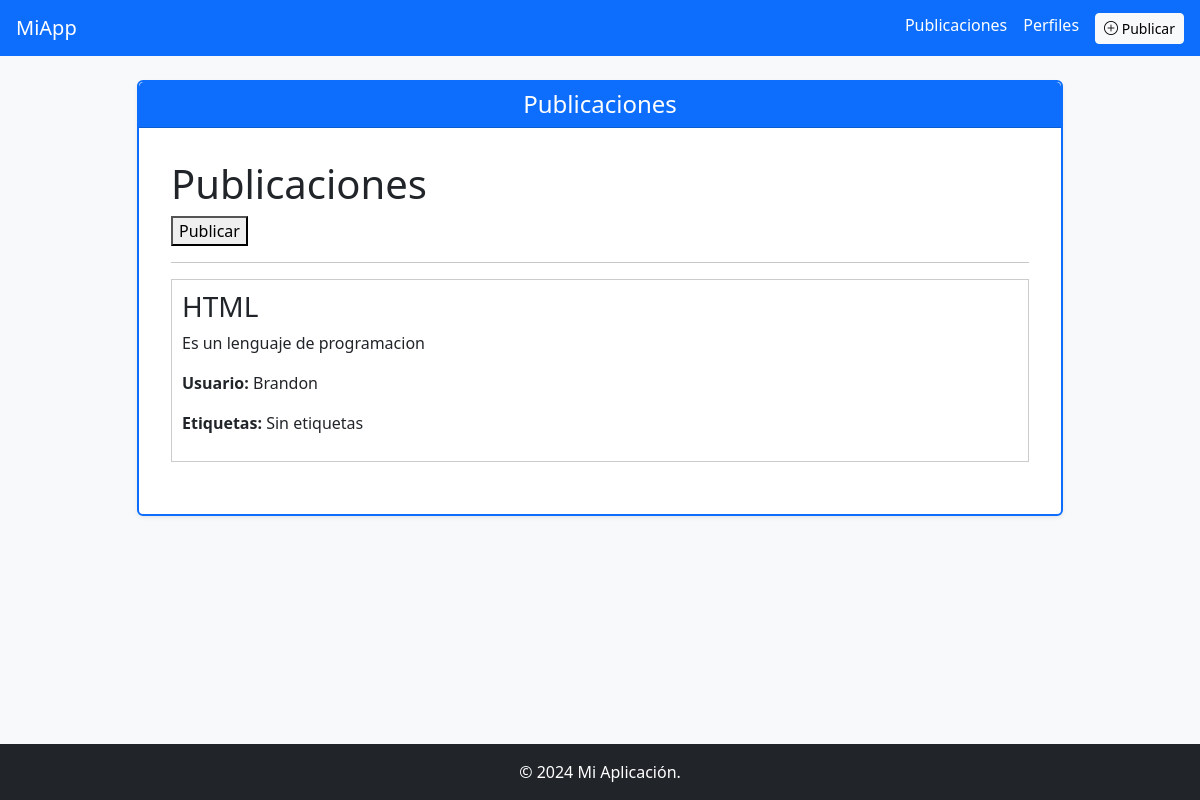
Before: /publicaciones/ with the older database file.
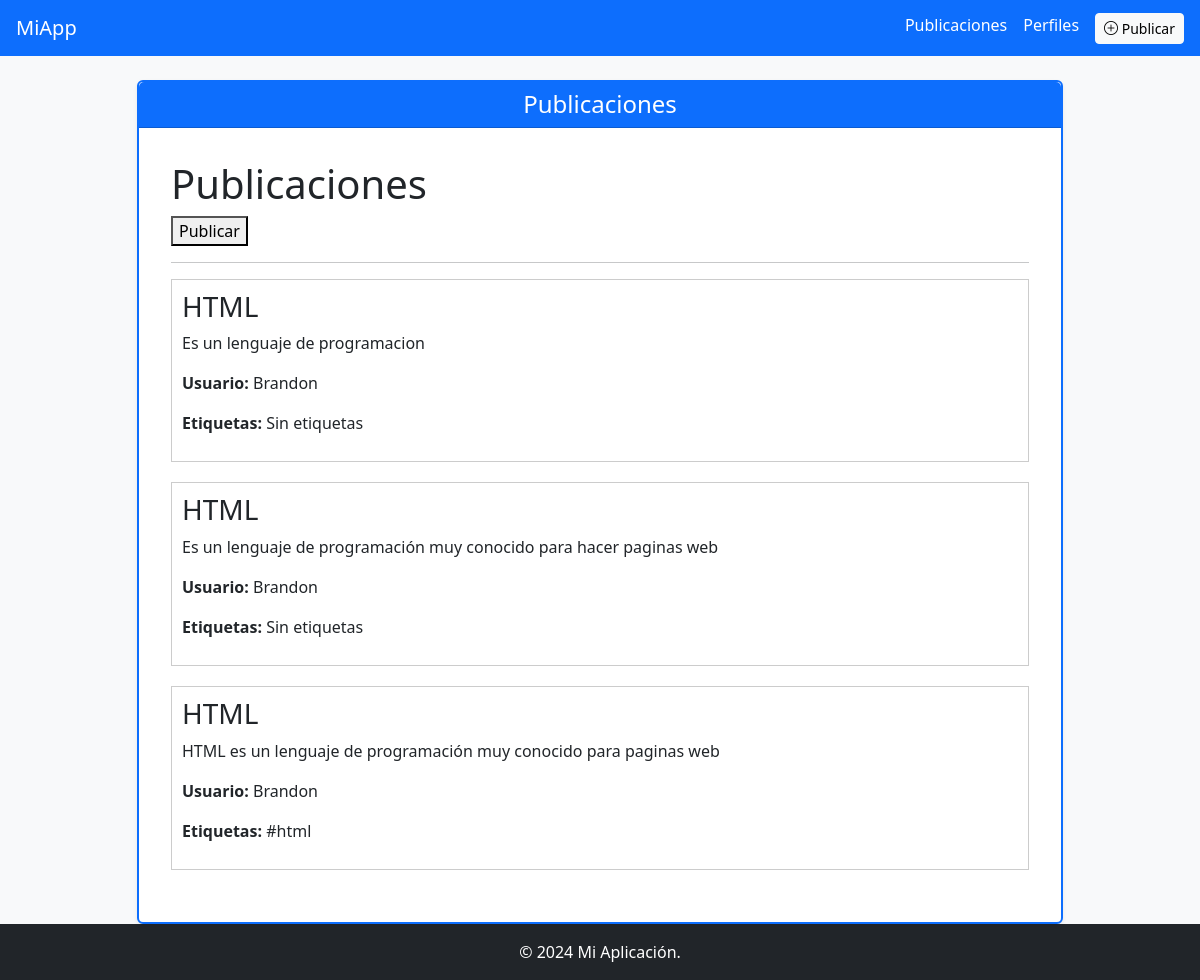
After: the same page with the newer database file.
### app/models/publicacion.py (models this page shows)
class Publicacion(db.Model):
    __tablaname__='publicacion'
    id= db.Column(db.Integer, primary_key=True)
    Titulo= db.Column(db.String(200), nullable=False)
    contenido= db.Column(db.Text,nullable=False)
    usuario_id=db.Column(db.Integer,db.ForeignKey('users.idUser'))
    usuario = db.relationship('User', back_populates='publicaciones')
    etiquetas=db.relationship(
        'Etiqueta',
        secondary=publicacion_etiqueta,
        backref='publicaciones'
    )

### app/models/users.py (models this page shows, shortened)
class User(db.Model, UserMixin):
    __tablename__ = 'users'
    idUser = db.Column(db.Integer, primary_key=True)
    nameUser = db.Column(db.String(80), unique=True, nullable=False)
    passwordUser = db.Column(db.String(120), nullable=False)
    email = db.Column(db.String(120), unique=True, nullable=False)
    perfil = db.relationship('Perfil', back_populates='user', uselist=False)
    publicaciones = db.relationship('Publicacion', back_populates='usuario')

### app/models/etiqueta.py (models this page shows, shortened)
class Etiqueta(db.Model):
    __tablename__ = 'etiqueta'
    id = db.Column(db.Integer, primary_key=True)
    nombre = db.Column(db.String(80), nullable=False)
    slug = db.Column(db.String(80), nullable=False, unique=True)

### app/routes/publicacion_route.py (the view)
@bp.route('/')
def lista():
    publicaciones = Publicacion.query.all()
    return render_template('publicaciones/lista.html', publicaciones=publicaciones)

### app/templates/publicaciones/lista.html
{% extends 'base.html' %}
{% block titulo_pagina %}
Publicaciones
{% endblock %}
{% block content %}
<h1>Publicaciones</h1>
<a href="{{ url_for('publicacion.add') }}">
    <button>Publicar</button>
</a>
<hr>
{% if publicaciones %}
    {% for p in publicaciones %}
        <div style="margin-bottom: 20px; padding: 10px; border: 1px solid #ccc;">
            <h3>{{ p.Titulo }}</h3>
            <p>{{ p.contenido }}</p>
            <p>
                <strong>Usuario:</strong> {{ p.usuario.nameUser }}
            </p>
            <p>
                <strong>Etiquetas:</strong>
                {% if p.etiquetas %}
                    {% for e in p.etiquetas %}
                        <span>#{{ e.nombre }}</span>
                    {% endfor %}
                {% else %}
                    <span>Sin etiquetas</span>
                {% endif %}
            </p>
        </div>
    {% endfor %}
{% else %}
    <p>No hay publicaciones aún</p>
{% endif %}
{% endblock %}

### app/templates/base.html (shortened to what this page needs)
<!DOCTYPE html>
<html lang="es" class="h-100">
<head>
    <link rel="stylesheet" href="{{ url_for('static', filename='bootstrap/css/bootstrap.css') }}">
    <link rel="stylesheet" href="{{ url_for('static', filename='all.min.css') }}">
    <link rel="stylesheet" href="{{ url_for('static', filename='bootstrap-icons.min.css') }}">
    <link rel="stylesheet" href="https://cdn.jsdelivr.net/npm/bootstrap-icons@1.12.1/font/bootstrap-icons.min.css">
</head>
<body class="d-flex flex-column h-100 bg-light">
  <nav class="navbar navbar-expand-lg navbar-dark bg-primary px-3">
    <a class="navbar-brand" href="{{ url_for('publicacion.lista') }}">
        MiApp
    </a>
    <div class="ms-auto d-flex gap-3">
        <a class="nav-link text-white" href="{{ url_for('publicacion.lista') }}">
            Publicaciones
        </a>
        <a class="nav-link text-white" href="#">
            Perfiles
        </a>
        <a class="btn btn-light btn-sm" href="{{ url_for('publicacion.add') }}">
            <i class="bi bi-plus-circle"></i> Publicar
        </a>
    </div>
  </nav>
  <main class="flex-shrink-0">
    <div class="container mt-4 mx-auto">
      <div class="row justify-content-center">
        <div class="col-md-10">
          <div class="card shadow-sm border border-2 border-primary">
            <div class="card-header bg-primary text-white">
              <h4 class="mb-0 text-center">
                {% block titulo_pagina %}{% endblock %}
              </h4>
            </div>
            <div class="card-body">
              <div class="container-fluid p-3">
                {% block content %}
                {% endblock %}
              </div>
            </div>
          </div>
        </div>
      </div>
    </div>
  </main>
  <footer class="footer mt-auto py-3 bg-dark text-white">
    <div class="container text-center">
      <span>
        &copy; 2024 Mi Aplicación.
      </span>
    </div>
  </footer>
</body>
</html>

Changed rows visible on the page:
added Publicacion: Titulo "HTML", contenido "Es un lenguaje de programación muy conocido para hacer paginas web", usuario.nameUser "Brandon", shows "Sin etiquetas"
added Publicacion: Titulo "HTML", contenido "HTML es un lenguaje de programación muy conocido para paginas web", usuario.nameUser "Brandon"
added Etiqueta: nombre "html"
